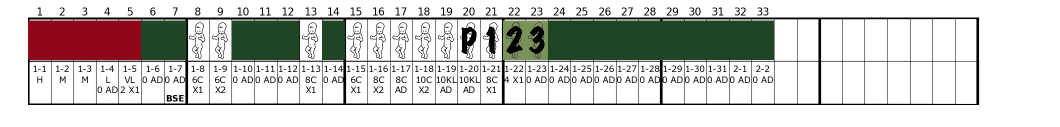
#> input picture Combine_Charts/example1a.png, 2119 x 253 px (shown at 1/2 size); the run also reads 5 pictures not shown here
$ python combine.py
#> lines starting #> are read from the running program, lines starting #| are printed output that depends on the picture
import numpy as np
import PIL
from PIL import Image

# load images
list_im = ['example1a.png', 'example2.png', 'example3.png','example4.png', 'example5.png','example6.png']
imgs    = [PIL.Image.open(i) for i in list_im]
#> imgs = 6 items

# crop images
n=0
cropped = []
shave = [38,44] # shave amt in pixels [top,bottom]
for i in imgs:
	w, h = i.size
	# box dims from original upper left corner: (dist to left edge, dist to top edge, dist to right edge, dist to bottom edge)
	name = 'tmp/'+list_im[n]
	if n>0:
		i.crop((0, shave[0], w, h-shave[1])).save(name)
	else:
		i.crop((0, 0, w, h-shave[1])).save(name)
	cropped.append(name)
	n+=1
#> this loop made 6 passes
#> name on passes 1 to 6: 'tmp/example1a.png', 'tmp/example2.png', 'tmp/example3.png', 'tmp/example4.png', 'tmp/example5.png', 'tmp/example6.png'
#> pass 1, `i.crop((0, 0, w, h-shave[1])).save(name)`:
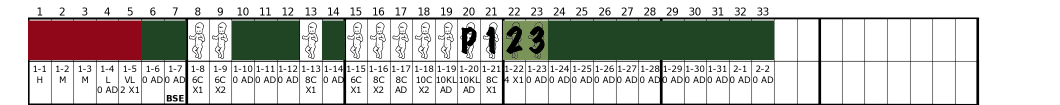
#> saved as example1a.png: PIL image 2119x209 RGBA (shown at 1/2 size); mean R, G, B, A 195.7, 195.3, 191.2, 255
#> pass 2, `i.crop((0, shave[0], w, h-shave[1])).save(name)`:
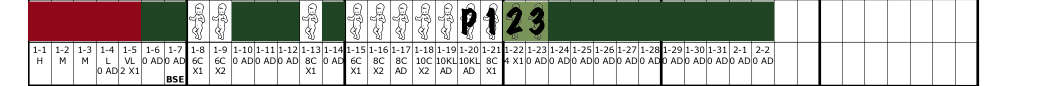
#> saved as example2.png: PIL image 2119x171 RGBA (shown at 1/2 size); mean R, G, B, A 188.9, 188.5, 183.5, 255
#> after the loop, cropped = ['tmp/example1a.png', 'tmp/example2.png', 'tmp/example3.png', 'tmp/example4.png', 'tmp/example5.png', 'tmp/example6.png']; n = 6

list_im = cropped
#> list_im has the same summary as cropped
name = list_im[0].strip('.png').strip('/tmp')+' through '+list_im[-1].strip('.png').strip('/tmp')+'.png'
#> name = 'example1a through example6.png'
imgs    = [PIL.Image.open(i) for i in list_im]
#> i is the input picture: PIL image 2119x253 RGBA; mean R, G, B, A 205.1, 204.8, 201.4, 255

# resize to smallest image
min_shape = sorted( [(np.sum(i.size), i.size ) for i in imgs])[0][1]
#> min_shape = (2119, 171)
imgs_comb = np.hstack( (np.asarray( i.resize(min_shape) ) for i in imgs ) )

# combine images vertially
imgs_comb = np.vstack( (np.asarray( i.resize(min_shape) ) for i in imgs ) )
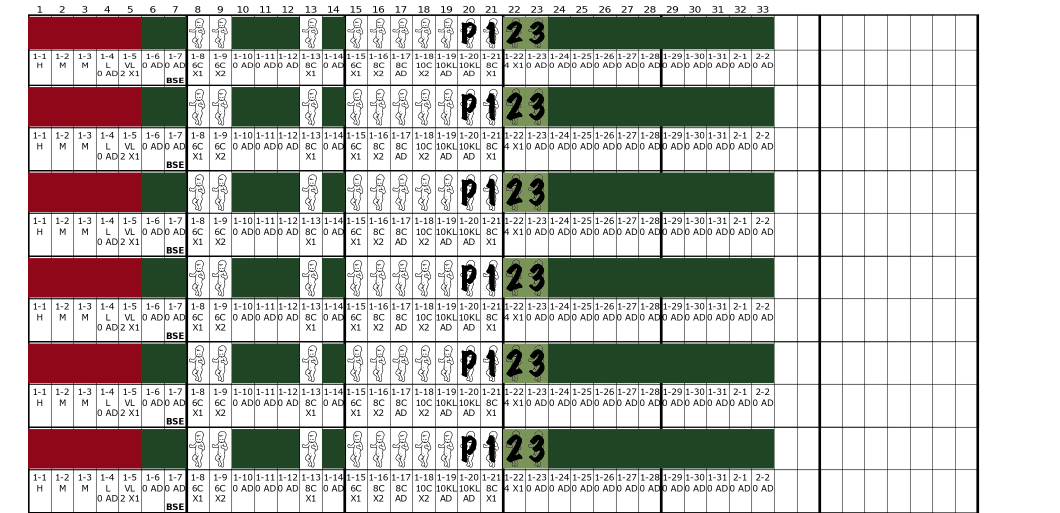
#> imgs_comb: shape (1026, 2119, 4) (shown at 1/2 size); mean R, G, B, A 190, 189.6, 184.7, 255
imgs_comb = PIL.Image.fromarray(imgs_comb)
imgs_comb.save(name)
